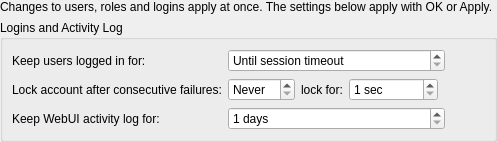
      <widget class="QWidget" name="tabUserAccountsPage">
       <layout class="QVBoxLayout" name="userAccountsPageLayout">
        <property name="leftMargin">
         <number>0</number>
        </property>
        <property name="topMargin">
         <number>0</number>
        </property>
        <property name="rightMargin">
         <number>0</number>
        </property>
        <property name="bottomMargin">
         <number>0</number>
        </property>
        <item>
         <widget class="QLabel" name="labelUserAccountsNote">
          <property name="text">
           <string>Changes to users, roles and logins apply at once. The settings below apply with OK or Apply.</string>
          </property>
          <property name="wordWrap">
           <bool>true</bool>
          </property>
         </widget>
        </item>
        <item>
         <widget class="QGroupBox" name="groupWebUIUserAccounts">
          <property name="title">
           <string>Logins and Activity Log</string>
          </property>
          <layout class="QVBoxLayout" name="verticalLayoutUserAccounts">
           <item>
            <layout class="QGridLayout" name="gridLayoutUserAccounts">
             <item row="0" column="0">
              <widget class="QLabel" name="lblWebUIUserSignInDays">
               <property name="toolTip">
                <string>0 means users are logged out after the session timeout.</string>
               </property>
               <property name="text">
                <string>Keep users logged in for:</string>
               </property>
              </widget>
             </item>
             <item row="0" column="1">
              <widget class="QSpinBox" name="spinWebUIUserSignInDays">
               <property name="specialValueText">
                <string>Until session timeout</string>
               </property>
               <property name="suffix">
                <string> days</string>
               </property>
               <property name="maximum">
                <number>365</number>
               </property>
              </widget>
             </item>
             <item row="0" column="2">
              <spacer name="horizontalSpacerUserAccounts">
               <property name="orientation">
                <enum>Qt::Orientation::Horizontal</enum>
               </property>
               <property name="sizeHint" stdset="0">
                <size>
                 <width>40</width>
                 <height>20</height>
                </size>
               </property>
              </spacer>
             </item>
             <item row="1" column="0">
              <widget class="QLabel" name="lblWebUIUserLockCounter">
               <property name="text">
                <string>Lock account after consecutive failures:</string>
               </property>
              </widget>
             </item>
             <item row="2" column="0">
              <widget class="QLabel" name="lblWebUIActivityLogDays">
               <property name="text">
                <string>Keep WebUI activity log for:</string>
               </property>
              </widget>
             </item>
             <item row="2" column="1">
              <widget class="QSpinBox" name="spinWebUIActivityLogDays">
               <property name="suffix">
                <string> days</string>
               </property>
               <property name="minimum">
                <number>1</number>
               </property>
               <property name="maximum">
                <number>3650</number>
               </property>
              </widget>
             </item>
            <item row="1" column="1"><layout class="QHBoxLayout" name="horizontalLayoutUserLock"><item>
              <widget class="QSpinBox" name="spinWebUIUserLockCounter">
               <property name="specialValueText">
                <string>Never</string>
               </property>
               <property name="maximum">
                <number>2147483647</number>
               </property>
              </widget>
             </item>
             <item>
              <widget class="QLabel" name="lblWebUIUserLockDuration">
               <property name="text">
                <string>lock for:</string>
               </property>
               </widget>
             </item>
             <item>
              <widget class="QSpinBox" name="spinWebUIUserLockDuration">
               <property name="suffix">
                <string> sec</string>
               </property>
               <property name="minimum">
                <number>1</number>
               </property>
               <property name="maximum">
                <number>2147483647</number>
               </property>
              </widget>
             </item>
             <item><spacer name="horizontalLayoutUserLockSpacer"><property name="orientation"><enum>Qt::Orientation::Horizontal</enum></property></spacer></item></layout></item></layout>
           </item>
          </layout>
         </widget>
        </item>
       </layout>
      </widget>
